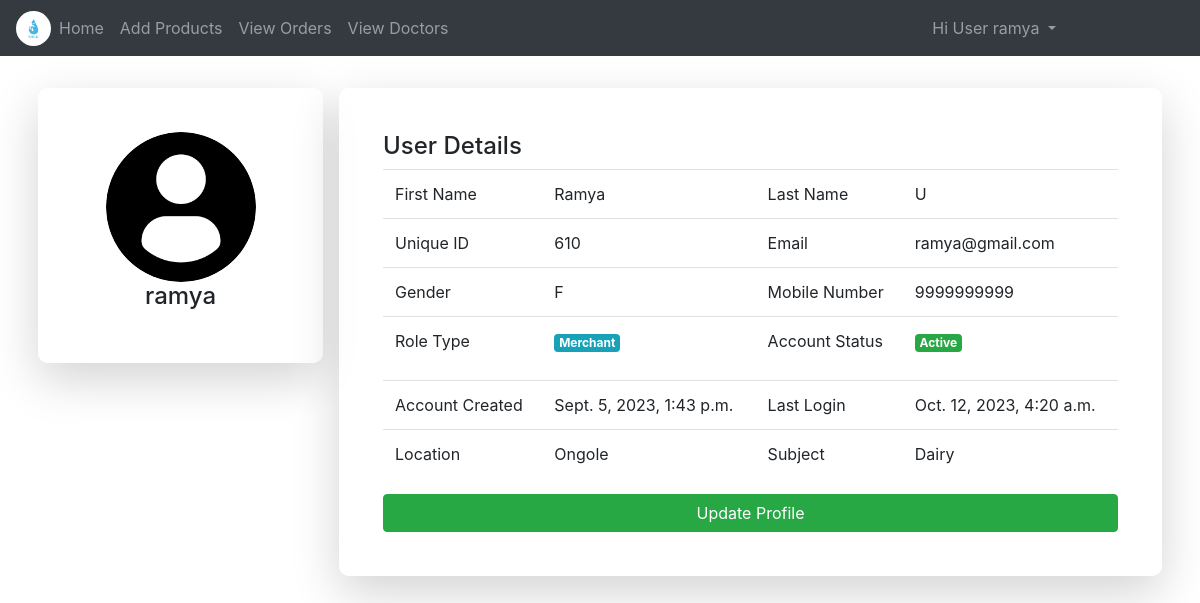
The app's page /pfle/ (signed in) with its own data.
### NotesApp/models.py (models this page shows)
class User(AbstractUser):
	v = [
		('d','Select Your gender'),
		('M','Male'),
		('F','Female'),
	]
	p = [
		('G','Guest'),
		('T','Merchant'),
		('S','Customer'),
		('D','Doctor'),
	]
	gd = models.CharField(choices=v,default='d',max_length=5)
	mb = models.CharField(max_length=11)
	uq = models.CharField(max_length=10)
	role = models.CharField(choices=p,default='G',max_length=5)
	is_teacher = models.BooleanField(default=False)
	is_student = models.BooleanField(default=False)
	is_doctor = models.BooleanField(default=False)
	pfimg = models.ImageField(upload_to='Profiles/',default='demoprofile.png')

class TProfile(models.Model):
	branch = models.CharField(max_length=50)
	subjects = models.CharField(max_length=50)
	expr = models.IntegerField()
	designation = models.CharField(max_length=50)
	tch = models.OneToOneField(User,on_delete=models.CASCADE)

### NotesApp/views.py (the view)
# urls.py: path('pfle/',views.profile,name="pf"),
def profile(request):
	return render(request,'notehtmls/profile.html')

### templates/notehtmls/profile.html (shortened to what this page needs)
{% extends 'notehtmls/base.html' %} {% block title %}Profile{% endblock %} {% block content %}
<div class="container mt-4">
    <div class="row">
        <div class="card col-md-3 shadow-lg h-100 m-2">
            <div class="card-body text-center">
                <img src="{{request.user.pfimg.url}}" class="rounded-circle" height="150px" width="150px">
                <h4>{{request.user.username}}</h4>
            </div>
        </div>
        <div class="card col-md shadow-lg h-100 m-2">
            <div class="card-body">
                <h4>User Details</h4>
                <table class="table">
                    <tr>
                        <td>First Name</td>
                        <td>{{request.user.first_name}}</td>
                        <td>Last Name</td>
                        <td>{{request.user.last_name}}</td>
                    </tr>
                    <tr>
                        <td>Unique ID</td>
                        <td>{{request.user.uq}}</td>
                        <td>Email</td>
                        <td>{{request.user.email}}</td>
                    </tr>
                    <tr>
                        <td>Gender</td>
                        <td>{{request.user.gd}}</td>
                        <td>Mobile Number</td>
                        <td>{{request.user.mb}}</td>
                    </tr>
                    <tr>
                        <td>Role Type</td>
                        <td>
                            {% if request.user.role == 'G' %}
                            <p class="badge badge-warning">Guest</p>
                            {% elif request.user.role == 'T' %}
                            <p class="badge badge-info">Merchant</p>
                            {% elif request.user.role == 'D' %}
                            <p class="badge badge-info">Doctor</p>
                            {% else %}
                            <p class="badge badge-success">Customer</p>
                            {% endif %}
                        </td>
                        <td>Account Status</td>
                        <td>
                            {% if request.user.is_active %}
                            <p class="badge badge-success">Active</p>
                            {% else %}
                            <p class="badge badge-danger">In-Active</p>
                            {% endif %}
                        </td>
                    </tr>
                    <tr>
                        <td>Account Created</td>
                        <td>{{request.user.date_joined}}</td>
                        <td>Last Login</td>
                        <td>{{request.user.last_login}}</td>
                    </tr>
                    {% if request.user.is_teacher == 1 %}
                    <tr>
                        <td>Location</td>
                        <td>{{request.user.tprofile.branch}}</td>
                        <td>Subject</td>
                        <td>{{request.user.tprofile.subjects}}</td>
                    </tr>
                    {% endif %}
                </table>
                <a href="{% url 'uppfle' %}" class="btn btn-block btn-outline-success">Update Profile</a>
            </div>
        </div>
    </div>
    {% endblock %}

### templates/notehtmls/base.html (shortened to what this page needs)
{% load static %}
<!DOCTYPE html>
<html lang="en">
<head>
    <link rel="stylesheet" href="{% static 'css/bootstrap.min.css' %}">
</head>
<body>
    {% include 'notehtmls/navbar.html' %} {% block content %} {% endblock %}
</body>
</html>

### templates/notehtmls/navbar.html (shortened to what this page needs)
{% load static %}
<nav class="navbar navbar-expand-md bg-dark navbar-dark">
    <img src="{% static 'images/drop.jpg' %}" class="rounded-circle" height="35px" width="35px">
    <div class="collapse navbar-collapse" id="collapsibleNavbar">
        <ul class="navbar-nav">
            {% if not user.is_authenticated %}
            <li class="nav-item">
                <a class="nav-link {% if request.path == '/' %}active{% endif %}" href="{% url 'hm' %}">Home</a>
            </li>
            <li class="nav-item">
                <a class="nav-link {% if request.path == '/abt/' %}active{% endif %}" href="{% url 'ab' %}">About</a>
            </li>
            <li class="nav-item">
                <a class="nav-link {% if request.path == '/cnt/' %}active{% endif %}" href="{% url 'ct' %}">Contact</a>
            </li>
            <li class="nav-item">
                <a class="nav-link {% if request.path == '/reg/' %}active{% endif %}" href="{% url 'rg' %}">Register</a>
            </li>
            {% else %}
            <li class="nav-item">
                <a class="nav-link {% if request.path == '/' %}active{% endif %}" href="{% url 'hm' %}">Home</a>
            </li>
            {% if user.is_superuser %}
            <li class="nav-item">
                <a class="nav-link {% if request.path == '/roles/' %}active{% endif %}" href="{% url 'role' %}">Roles</a>
            </li>
            {% elif user.role == 'T' and user.is_teacher == 1 %}
            <li class="nav-item" style="display: flex;">
                <a class="nav-link" href="{% url 'ntlist' %}">Add Products</a>
                <a class="nav-link" href="{% url 'olist' %}">View Orders</a>
                <a class="nav-link" href="{% url 'dlist' %}">View Doctors</a>
            </li>
            {% elif user.role == 'S' and user.is_student == 1 %}
            <li class="nav-item">
                <a class="nav-link" href="{% url 'ntlists' %}">View Products</a>
            </li>
            {% elif user.role == 'D' and user.is_doctor == 1 %}
            <li class="nav-item">
                <a class="nav-link" href="{% url 'mlist' %}">View Merchants</a>
            </li>
            {% else %}
            <li class="nav-item">
                <a class="nav-link" href="">Access Denied</a>
            </li>
            {% endif %} {% endif %}
        </ul>
        <ul class="navbar-nav ml-auto" style="margin-right: 120px;">
            {% if not user.is_authenticated %}
            <li class="nav-item">
                <a class="nav-link {% if request.path == '/login/' %}active{% endif %}" href="{% url 'lg' %}">Login</a>
            </li>
            {% else %}
            <div class="dropdown">
                <a class="dropdown-toggle nav-link" data-toggle="dropdown">
          Hi User {{request.user.username}}
        </a>
            </div>
            {% endif %}
        </ul>
    </div>
</nav>

### templates/notehtmls/profile.html (style rules this page uses)
body { background-image: url('https://ananda.in/wp-content/uploads/2022/04/banner4-min.webp'); background-size: cover; background-repeat: no-repeat; background-attachment: fixed; }
.card { background-color: rgba(255, 255, 255, 0.8); padding: 20px; }
.card { border: none; border-radius: 10px; transition: transform 0.2s ease-in-out; }
.card-body { padding: 1.5rem; }
.btn-outline-success { background-color: #28a745; border-color: #28a745; color: #fff; transition: background-color 0.3s ease, color 0.3s ease, border-color 0.3s ease; }

### records on screen
User: user.username "ramya", user.pfimg (picture), user.first_name "Ramya", user.last_name "U", user.uq "610", user.email "ramya@gmail.com", user.gd "F", user.mb "9999999999", user.date_joined "Sept. 5, 2023, 1:43 p.m.", user.last_login "Oct. 12, 2023, 4:20 a.m.", user.tprofile.branch "Ongole", user.tprofile.subjects "Dairy"
